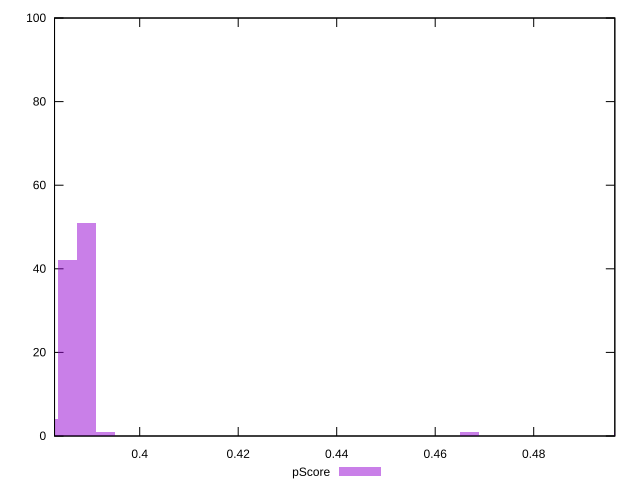

This figure's gnuplot source:
reset

$pScore <<EOF
0.49817226982099 1
0.38530511493967196 42
0.38919708579764845 51
0.38141314408169547 4
0.46703650295717813 1
0.39308905665562494 1
EOF

set key outside below
set boxwidth 0.0038919708579764844
set xrange [0.3827058823529412:0.4964705882352941]
set yrange [0:100]
set trange [0:100]
set style fill transparent solid 0.5 noborder
set terminal svg size 640, 490 enhanced background rgb 'white'
set output "reports/report_00030_2021-02-24T20-42-31.540Z/render-blocking-resources/samples/astro/pScore/histogram.svg"

plot $pScore title "pScore" with boxes

reset
